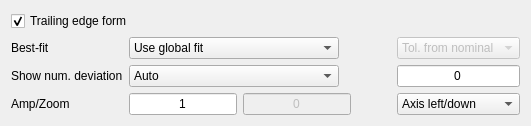
     <widget class="QWidget" name="trailingEdge">
      <attribute name="title">
       <string>Trailing edge</string>
      </attribute>
      <layout class="QGridLayout" name="gridLayout_19">
       <item row="3" column="2">
        <widget class="QLineEdit" name="zoomTE">
         <property name="enabled">
          <bool>false</bool>
         </property>
         <property name="text">
          <string>0</string>
         </property>
         <property name="alignment">
          <set>Qt::AlignCenter</set>
         </property>
        </widget>
       </item>
       <item row="3" column="0">
        <widget class="QLabel" name="scaleLabel_3">
         <property name="text">
          <string>Amp/Zoom</string>
         </property>
        </widget>
       </item>
       <item row="2" column="4">
        <widget class="QLineEdit" name="valueOfSetTE">
         <property name="text">
          <string>0</string>
         </property>
         <property name="alignment">
          <set>Qt::AlignCenter</set>
         </property>
        </widget>
       </item>
       <item row="3" column="1">
        <widget class="QLineEdit" name="amplificationTE">
         <property name="text">
          <string>1</string>
         </property>
         <property name="alignment">
          <set>Qt::AlignCenter</set>
         </property>
        </widget>
       </item>
       <item row="2" column="0">
        <widget class="QLabel" name="bestFitLabel_3">
         <property name="text">
          <string>Show num. deviation</string>
         </property>
        </widget>
       </item>
       <item row="0" column="3" rowspan="4">
        <spacer name="horizontalSpacer_11">
         <property name="orientation">
          <enum>Qt::Horizontal</enum>
         </property>
         <property name="sizeType">
          <enum>QSizePolicy::Expanding</enum>
         </property>
         <property name="sizeHint" stdset="0">
          <size>
           <width>40</width>
           <height>20</height>
          </size>
         </property>
        </spacer>
       </item>
       <item row="3" column="4">
        <widget class="QComboBox" name="axisTE">
         <property name="enabled">
          <bool>true</bool>
         </property>
         <property name="currentIndex">
          <number>0</number>
         </property>
         <item>
          <property name="text">
           <string>Axis left/down</string>
          </property>
         </item>
         <item>
          <property name="text">
           <string>Axis center</string>
          </property>
         </item>
         <item>
          <property name="text">
           <string>No axis</string>
          </property>
         </item>
        </widget>
       </item>
       <item row="1" column="4">
        <widget class="QComboBox" name="toliranceTE">
         <property name="enabled">
          <bool>false</bool>
         </property>
         <item>
          <property name="text">
           <string>Tol. from nominal</string>
          </property>
         </item>
         <item>
          <property name="text">
           <string>Input tol.</string>
          </property>
         </item>
        </widget>
       </item>
       <item row="1" column="0">
        <widget class="QLabel" name="showLabel_3">
         <property name="text">
          <string>Best-fit</string>
         </property>
        </widget>
       </item>
       <item row="0" column="0" colspan="3">
        <widget class="QCheckBox" name="needFormTE">
         <property name="enabled">
          <bool>true</bool>
         </property>
         <property name="text">
          <string>Trailing edge form</string>
         </property>
         <property name="checked">
          <bool>true</bool>
         </property>
        </widget>
       </item>
       <item row="2" column="1" colspan="2">
        <widget class="QComboBox" name="showNumDevTE">
         <property name="enabled">
          <bool>true</bool>
         </property>
         <property name="maximumSize">
          <size>
           <width>210</width>
           <height>16777215</height>
          </size>
         </property>
         <property name="currentIndex">
          <number>0</number>
         </property>
         <item>
          <property name="text">
           <string>Auto</string>
          </property>
         </item>
         <item>
          <property name="text">
           <string>From nominal</string>
          </property>
         </item>
         <item>
          <property name="text">
           <string>Set</string>
          </property>
         </item>
         <item>
          <property name="text">
           <string>On edge</string>
          </property>
         </item>
        </widget>
       </item>
       <item row="1" column="1" colspan="2">
        <widget class="QComboBox" name="bestFitTE">
         <property name="enabled">
          <bool>true</bool>
         </property>
         <property name="maximumSize">
          <size>
           <width>210</width>
           <height>16777215</height>
          </size>
         </property>
         <item>
          <property name="text">
           <string>Use global fit</string>
          </property>
         </item>
         <item>
          <property name="text">
           <string>No fit</string>
          </property>
         </item>
        </widget>
       </item>
      </layout>
     </widget>
